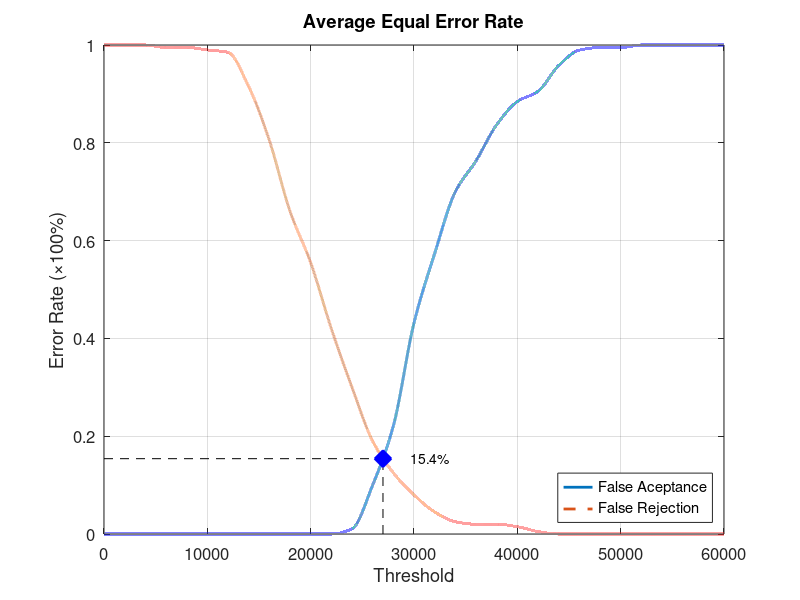
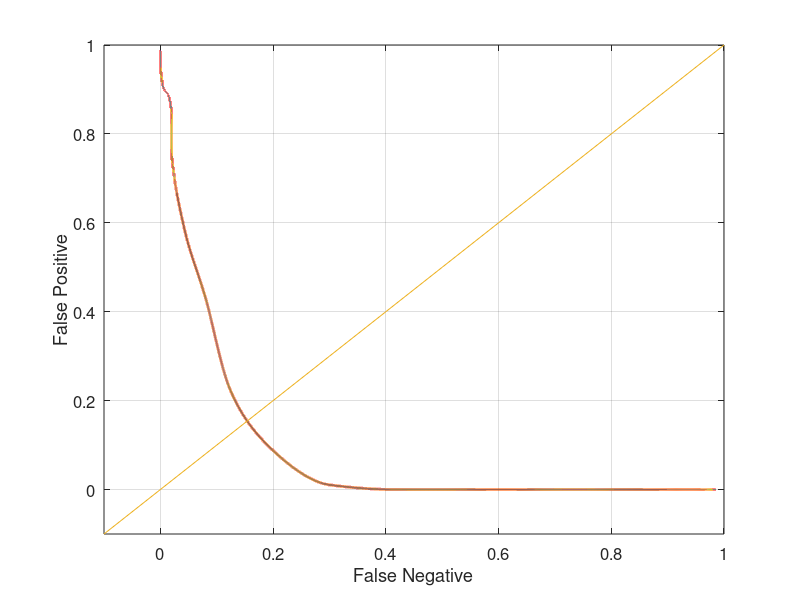

Write MATLAB code to recreate these figures, in order.
function yEER = Database2_2
close all;
clear;
clc;
x = 0:2000:60000;
xq = 0:0.5:60000;

y0 = [0 0 0 0 0 0 0 0 0 0 0 0 0.0105263 0.1 0.221053 0.431579 0.573684 0.7 0.763158 0.836842 0.884211 0.905263 0.957895 0.989474 0.994737 0.994737 1 1 1 1 1];
yy0 = interp1(x, y0, xq, 'pchip');
y1 = [1 1 1 0.995 0.995 0.99 0.985 0.915 0.805 0.66 0.555 0.42 0.3 0.19 0.125 0.08 0.045 0.025 0.02 0.02 0.015 0.005 0 0 0 0 0 0 0 0 0];
yy1 = interp1(x, y1, xq, 'pchip');

% Calculating EER: 
y2 = abs(y0 - y1);
find(y2 == min(y2))
yy2 = abs(yy0 - yy1);
xEER = find(yy2 == min(yy2));
xEERIndex = xq(xEER) % X-axis EER
yEER = yy0(xEER) % Y-axis EER

main = figure
plot(xq, yy0,'-','LineWidth', 2);	hold on
plot(xq, yy1,'--','LineWidth', 2);	hold on
plot([xEERIndex xEERIndex], [0 yEER], 'k--');	hold on
plot([0 xEERIndex], [yEER yEER], 'k--');	hold on
plot(xEERIndex, yEER, 'bx', 'LineWidth', 10);	hold on
text(xEERIndex + 10 * xEERIndex / 100, yEER, [num2str(round((10000 * yEER)) / 100) '%'])
legend('False Aceptance', 'False Rejection', 'Location', 'SouthEast')
xlabel('Threshold')
ylabel('Error Rate (\times100%)')
title('Average Equal Error Rate')
set(gca, 'FontSize', 12)
axis([0 60000 0 1])
grid on

print(main, 'Database2_2Main', '-dpng');
FNRxFPR = figure('Color', [1 1 1]);
plot(yy1, yy0, '-', yy1, yy0, 'LineWidth', 2);
hold on
y = -0.1:0.1:1
plot(y, y); 
set(gca, 'FontSize', 12)
xlabel('False Negative')
ylabel('False Positive')
axis([-0.1 1 -0.1 1])
set(gca, 'FontSize', 12)
grid on

print(FNRxFPR, 'Database2_2FNRxFPR','-dpng');
end
